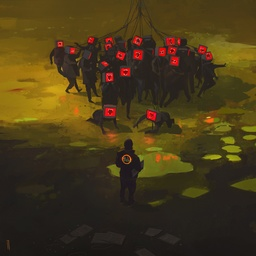
#> input picture Processamento_img/imagem13.jpg, 256 x 256 px, shrunk from 1920 x 1920 before the run, given in place of imagem_moeda.png, which was not available
$ python Fit-Hit.py
#> lines starting #> are read from the running program, lines starting #| are printed output that depends on the picture; after the words box and inside, x2 and y2 are one past the last pixel; in counts of white or black regions, pixels touching at a corner belong together; pictures that were not available may be replaced by others from this repository, and a replacement may not be noted
### morf/funcs_morf.py
# -*- coding: utf-8 -*-
"""
Created on Tue Oct 10 14:19:36 2023

@author: rodri
"""


def fit(mascara, img, px, py):
    # Calcula o tamanho da máscara
    halfX = len(mascara) // 2
    halfY = len(mascara[0]) // 2

    # Verifica se a máscara se encaixa na imagem
    if px + halfX >= len(img) or px - halfX < 0:
        return False
    if py + halfY >= len(img[0]) or py - halfY < 0:
        return False

    # Verifica se a máscara coincide com a imagem
    for i in range(len(mascara)):
        for j in range(len(mascara[0])):
            if mascara[i][j] == 1 and img[px - halfX + i][py - halfY + j] == 255:
                return True
    return False

def hit(mascara, img, px, py):
    # Calcula o tamanho da máscara
    halfX = len(mascara) // 2
    halfY = len(mascara[0]) // 2

    # Verifica se a máscara se encaixa na imagem
    if px + halfX >= len(img) or px - halfX < 0:
        return False
    if py + halfY >= len(img[0]) or py - halfY < 0:
        return False

    # Verifica se a máscara coincide com a imagem
    for i in range(len(mascara)):
        for j in range(len(mascara[0])):
            if mascara[i][j] == 1:
                if img[px - halfX + i][py - halfY + j] == 0:
                    return False
    return True

### morf/Fit-Hit.py
# -*- coding: utf-8 -*-
"""
Created on Tue Oct 10 14:36:06 2023

@author: rodri
"""

import cv2
import numpy
import funcs_morf as morf

img     = ('imagem_moeda.png')
imagem  = cv2.imread(img)
#> imagem is the input picture: shape (256, 256, 3); mean B, G, R 25.1, 57.2, 71.8


##kernel_size = int(input("Digite o tamanho da matriz da máscara (ímpar): "))


kernel_mascara2 = ([[0, 0, 0, 0, 0],
                   [0, 0, 1, 0, 0],
                   [0, 1, 1, 1, 0],
                   [0, 0, 1, 0, 0],
                   [0, 0, 0, 0, 0]])


kernel_mascara = ([[1, 1, 1],
                   [1, 1, 1],
                   [1, 1, 1]])


"""
print("Digite os valores da máscara:")
for i in range(kernel_size):
    for j in range(kernel_size):
        valor = float(input(f"Valor para a posição ({i},{j}): "))
        kernel_mascara[i, j] = valor
"""


cinza   = numpy.zeros( (imagem.shape[0], imagem.shape[1]), dtype=numpy.uint8 )
for i in range( imagem.shape[0] ):
    for j in range( imagem.shape[1] ):
        cinza[i][j] = imagem[i][j].sum() // 3
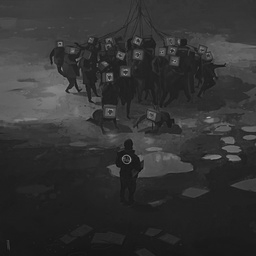
#> cinza: shape (256, 256); min 18, max 168, mean 51

imgPB = numpy.zeros( (imagem.shape[0], imagem.shape[1]), dtype=numpy.uint8 )
for i in range( imagem.shape[0] ):
    for j in range( imagem.shape[1] ):
        if cinza[i][j] >128:
            imgPB[i][j] =255
        else:
            imgPB[i][j] =0
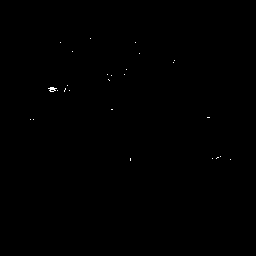
#> imgPB: shape (256, 256); 0.09% white in thin lines or dots, all inside (x1, y1, x2, y2) = (30, 38, 231, 161)


imgFit = numpy.zeros( (imagem.shape[0], imagem.shape[1]), dtype=numpy.uint8 )
for i in range( imagem.shape[0] ):
    for j in range( imagem.shape[1] ):
        if morf.fit(kernel_mascara2, imgPB, i, j):
            imgFit[i][j] = 255
        else:
            imgFit[i][j] = 0
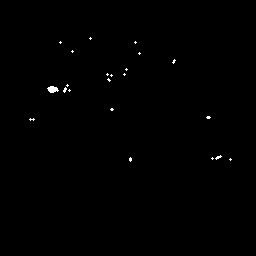
#> imgFit: shape (256, 256); 0.32% white in thin lines or dots, all inside (x1, y1, x2, y2) = (29, 37, 232, 162)

imgHit = numpy.zeros( (imagem.shape[0], imagem.shape[1]), dtype=numpy.uint8 )
for i in range( imagem.shape[0] ):
    for j in range( imagem.shape[1] ):
        if morf.hit(kernel_mascara, imgFit, i, j):
            imgHit[i][j] = 255
        else:
            imgHit[i][j] = 0
#> imgHit: shape (256, 256); 0.04% white in thin lines or dots, all inside (x1, y1, x2, y2) = (49, 87, 209, 160)


cv2.imshow("img Cinza", cinza)
cv2.imshow("img PB", imgPB)
cv2.imshow("img Fit", imgFit)
cv2.imshow("img Hit", imgHit)
cv2.waitKey(0)
cv2.destroyAllWindows()
